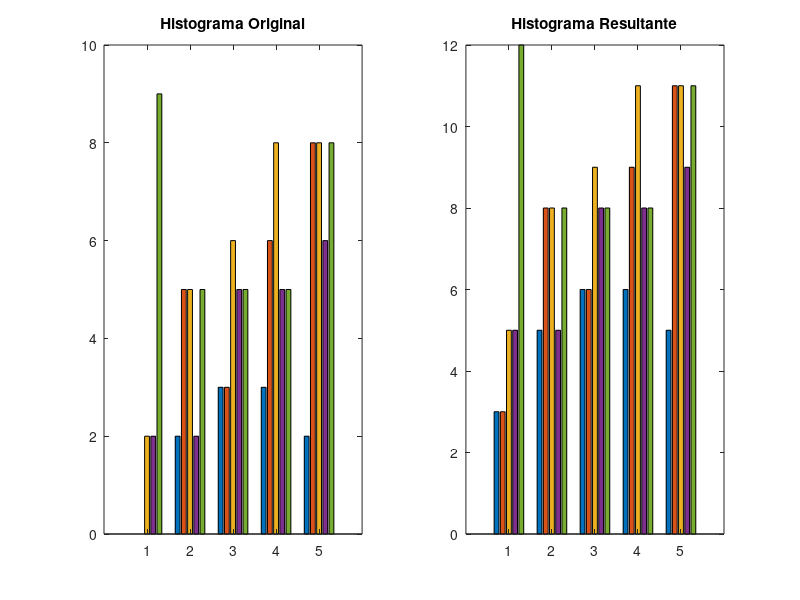

Recreate this plot in MATLAB.
close all
clc
warning off all


% establecer una matriz de 5x5 con los valores de la matriz de la iamgen
matriz = [0 0 2 2 9; 2 5 5 2 5; 3 3 6 5 5; 3 6 8 5 5; 2 8 8 6 8];
a = double(matriz);

% Solicitar al usuario que ingrese los límites para ajustar
disp('Ingrese los límites que desea ajustar');
minimo = 3;
maximo = 12;

% Obtener los valores mínimos y máximos de cada componente de color
minimo_matriz = min(min(a));
maximo_matriz = max(max(a));
% usa la funcion NEW = (NEWMIN + (NEWMAX - NEWMIN) * (OLD - OLDMIN) / (OLDMAX - OLDMIN))
New = (minimo + (maximo - minimo) * (a - minimo_matriz) / (maximo_matriz - minimo_matriz));

z = round(New);
pixeles = uint8(z); % obtiene los valores de los píxeles en la ubicación (i,j)



% mostrar el histograma de la matriz 
subplot(1,2,1);
bar((matriz));
title('Histograma Original')


% Mostrar el histograma expandido
subplot(1,2,2);
bar((pixeles));
title('Histograma Resultante')


disp('Fin del ejercicio 3')


